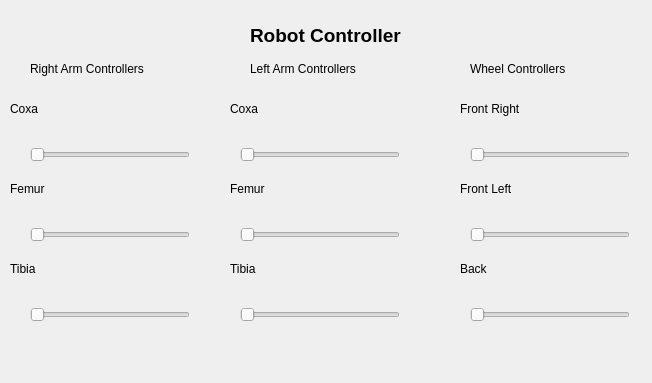
<?xml version="1.0" encoding="UTF-8"?>
<ui version="4.0">
 <class>Form</class>
 <widget class="QWidget" name="Form">
  <property name="geometry">
   <rect>
    <x>0</x>
    <y>0</y>
    <width>652</width>
    <height>383</height>
   </rect>
  </property>
  <property name="windowTitle">
   <string>Form</string>
  </property>
  <widget class="QSlider" name="horizontalSlider">
   <property name="geometry">
    <rect>
     <x>30</x>
     <y>140</y>
     <width>160</width>
     <height>29</height>
    </rect>
   </property>
   <property name="orientation">
    <enum>Qt::Horizontal</enum>
   </property>
  </widget>
  <widget class="QSlider" name="horizontalSlider_2">
   <property name="geometry">
    <rect>
     <x>30</x>
     <y>220</y>
     <width>160</width>
     <height>29</height>
    </rect>
   </property>
   <property name="orientation">
    <enum>Qt::Horizontal</enum>
   </property>
  </widget>
  <widget class="QSlider" name="horizontalSlider_3">
   <property name="geometry">
    <rect>
     <x>30</x>
     <y>300</y>
     <width>160</width>
     <height>29</height>
    </rect>
   </property>
   <property name="orientation">
    <enum>Qt::Horizontal</enum>
   </property>
  </widget>
  <widget class="QSlider" name="horizontalSlider_4">
   <property name="geometry">
    <rect>
     <x>240</x>
     <y>140</y>
     <width>160</width>
     <height>29</height>
    </rect>
   </property>
   <property name="orientation">
    <enum>Qt::Horizontal</enum>
   </property>
  </widget>
  <widget class="QSlider" name="horizontalSlider_5">
   <property name="geometry">
    <rect>
     <x>240</x>
     <y>220</y>
     <width>160</width>
     <height>29</height>
    </rect>
   </property>
   <property name="orientation">
    <enum>Qt::Horizontal</enum>
   </property>
  </widget>
  <widget class="QSlider" name="horizontalSlider_6">
   <property name="geometry">
    <rect>
     <x>240</x>
     <y>300</y>
     <width>160</width>
     <height>29</height>
    </rect>
   </property>
   <property name="orientation">
    <enum>Qt::Horizontal</enum>
   </property>
  </widget>
  <widget class="QSlider" name="horizontalSlider_7">
   <property name="geometry">
    <rect>
     <x>470</x>
     <y>140</y>
     <width>160</width>
     <height>29</height>
    </rect>
   </property>
   <property name="orientation">
    <enum>Qt::Horizontal</enum>
   </property>
  </widget>
  <widget class="QSlider" name="horizontalSlider_8">
   <property name="geometry">
    <rect>
     <x>470</x>
     <y>220</y>
     <width>160</width>
     <height>29</height>
    </rect>
   </property>
   <property name="orientation">
    <enum>Qt::Horizontal</enum>
   </property>
  </widget>
  <widget class="QSlider" name="horizontalSlider_9">
   <property name="geometry">
    <rect>
     <x>470</x>
     <y>300</y>
     <width>160</width>
     <height>29</height>
    </rect>
   </property>
   <property name="orientation">
    <enum>Qt::Horizontal</enum>
   </property>
  </widget>
  <widget class="QLabel" name="label">
   <property name="geometry">
    <rect>
     <x>250</x>
     <y>20</y>
     <width>171</width>
     <height>31</height>
    </rect>
   </property>
   <property name="font">
    <font>
     <pointsize>14</pointsize>
     <weight>75</weight>
     <italic>false</italic>
     <bold>true</bold>
     <underline>false</underline>
     <strikeout>false</strikeout>
    </font>
   </property>
   <property name="text">
    <string>Robot Controller</string>
   </property>
  </widget>
  <widget class="QLabel" name="label_2">
   <property name="geometry">
    <rect>
     <x>30</x>
     <y>60</y>
     <width>161</width>
     <height>17</height>
    </rect>
   </property>
   <property name="text">
    <string>Right Arm Controllers</string>
   </property>
  </widget>
  <widget class="QLabel" name="label_3">
   <property name="geometry">
    <rect>
     <x>250</x>
     <y>60</y>
     <width>161</width>
     <height>17</height>
    </rect>
   </property>
   <property name="text">
    <string>Left Arm Controllers</string>
   </property>
  </widget>
  <widget class="QLabel" name="label_4">
   <property name="geometry">
    <rect>
     <x>470</x>
     <y>60</y>
     <width>161</width>
     <height>17</height>
    </rect>
   </property>
   <property name="text">
    <string>Wheel Controllers</string>
   </property>
  </widget>
  <widget class="QLabel" name="label_5">
   <property name="geometry">
    <rect>
     <x>10</x>
     <y>100</y>
     <width>161</width>
     <height>17</height>
    </rect>
   </property>
   <property name="text">
    <string>Coxa</string>
   </property>
  </widget>
  <widget class="QLabel" name="label_6">
   <property name="geometry">
    <rect>
     <x>230</x>
     <y>100</y>
     <width>161</width>
     <height>17</height>
    </rect>
   </property>
   <property name="text">
    <string>Coxa</string>
   </property>
  </widget>
  <widget class="QLabel" name="label_7">
   <property name="geometry">
    <rect>
     <x>10</x>
     <y>180</y>
     <width>161</width>
     <height>17</height>
    </rect>
   </property>
   <property name="text">
    <string>Femur</string>
   </property>
  </widget>
  <widget class="QLabel" name="label_8">
   <property name="geometry">
    <rect>
     <x>230</x>
     <y>180</y>
     <width>161</width>
     <height>17</height>
    </rect>
   </property>
   <property name="text">
    <string>Femur</string>
   </property>
  </widget>
  <widget class="QLabel" name="label_9">
   <property name="geometry">
    <rect>
     <x>10</x>
     <y>260</y>
     <width>161</width>
     <height>17</height>
    </rect>
   </property>
   <property name="text">
    <string>Tibia</string>
   </property>
  </widget>
  <widget class="QLabel" name="label_10">
   <property name="geometry">
    <rect>
     <x>230</x>
     <y>260</y>
     <width>161</width>
     <height>17</height>
    </rect>
   </property>
   <property name="text">
    <string>Tibia</string>
   </property>
  </widget>
  <widget class="QLabel" name="label_11">
   <property name="geometry">
    <rect>
     <x>460</x>
     <y>100</y>
     <width>161</width>
     <height>17</height>
    </rect>
   </property>
   <property name="text">
    <string>Front Right</string>
   </property>
  </widget>
  <widget class="QLabel" name="label_12">
   <property name="geometry">
    <rect>
     <x>460</x>
     <y>180</y>
     <width>161</width>
     <height>17</height>
    </rect>
   </property>
   <property name="text">
    <string>Front Left</string>
   </property>
  </widget>
  <widget class="QLabel" name="label_13">
   <property name="geometry">
    <rect>
     <x>460</x>
     <y>260</y>
     <width>161</width>
     <height>17</height>
    </rect>
   </property>
   <property name="text">
    <string>Back</string>
   </property>
  </widget>
 </widget>
 <resources/>
 <connections>
  <connection>
   <sender>horizontalSlider</sender>
   <signal>valueChanged(int)</signal>
   <receiver>Form</receiver>
   <slot>rightCoxa()</slot>
   <hints>
    <hint type="sourcelabel">
     <x>147</x>
     <y>161</y>
    </hint>
    <hint type="destinationlabel">
     <x>167</x>
     <y>182</y>
    </hint>
   </hints>
  </connection>
  <connection>
   <sender>horizontalSlider_2</sender>
   <signal>valueChanged(int)</signal>
   <receiver>Form</receiver>
   <slot>rightFemur()</slot>
   <hints>
    <hint type="sourcelabel">
     <x>145</x>
     <y>244</y>
    </hint>
    <hint type="destinationlabel">
     <x>149</x>
     <y>261</y>
    </hint>
   </hints>
  </connection>
  <connection>
   <sender>horizontalSlider_3</sender>
   <signal>valueChanged(int)</signal>
   <receiver>Form</receiver>
   <slot>rightTibia()</slot>
   <hints>
    <hint type="sourcelabel">
     <x>158</x>
     <y>309</y>
    </hint>
    <hint type="destinationlabel">
     <x>166</x>
     <y>343</y>
    </hint>
   </hints>
  </connection>
  <connection>
   <sender>horizontalSlider_4</sender>
   <signal>valueChanged(int)</signal>
   <receiver>Form</receiver>
   <slot>leftCoxa()</slot>
   <hints>
    <hint type="sourcelabel">
     <x>356</x>
     <y>158</y>
    </hint>
    <hint type="destinationlabel">
     <x>377</x>
     <y>185</y>
    </hint>
   </hints>
  </connection>
  <connection>
   <sender>horizontalSlider_5</sender>
   <signal>valueChanged(int)</signal>
   <receiver>Form</receiver>
   <slot>leftFemur()</slot>
   <hints>
    <hint type="sourcelabel">
     <x>390</x>
     <y>239</y>
    </hint>
    <hint type="destinationlabel">
     <x>406</x>
     <y>263</y>
    </hint>
   </hints>
  </connection>
  <connection>
   <sender>horizontalSlider_6</sender>
   <signal>valueChanged(int)</signal>
   <receiver>Form</receiver>
   <slot>LeftTibia()</slot>
   <hints>
    <hint type="sourcelabel">
     <x>374</x>
     <y>317</y>
    </hint>
    <hint type="destinationlabel">
     <x>392</x>
     <y>345</y>
    </hint>
   </hints>
  </connection>
  <connection>
   <sender>horizontalSlider_7</sender>
   <signal>valueChanged(int)</signal>
   <receiver>Form</receiver>
   <slot>frontRight()</slot>
   <hints>
    <hint type="sourcelabel">
     <x>585</x>
     <y>158</y>
    </hint>
    <hint type="destinationlabel">
     <x>597</x>
     <y>179</y>
    </hint>
   </hints>
  </connection>
  <connection>
   <sender>horizontalSlider_8</sender>
   <signal>valueChanged(int)</signal>
   <receiver>Form</receiver>
   <slot>frontLeft()</slot>
   <hints>
    <hint type="sourcelabel">
     <x>599</x>
     <y>235</y>
    </hint>
    <hint type="destinationlabel">
     <x>615</x>
     <y>255</y>
    </hint>
   </hints>
  </connection>
  <connection>
   <sender>horizontalSlider_9</sender>
   <signal>valueChanged(int)</signal>
   <receiver>Form</receiver>
   <slot>backWheel()</slot>
   <hints>
    <hint type="sourcelabel">
     <x>583</x>
     <y>321</y>
    </hint>
    <hint type="destinationlabel">
     <x>596</x>
     <y>343</y>
    </hint>
   </hints>
  </connection>
 </connections>
 <slots>
  <slot>rightCoxa()</slot>
  <slot>leftCoxa()</slot>
  <slot>rightFemur()</slot>
  <slot>leftFemur()</slot>
  <slot>rightTibia()</slot>
  <slot>LeftTibia()</slot>
  <slot>frontLeft()</slot>
  <slot>frontRight()</slot>
  <slot>backWheel()</slot>
 </slots>
</ui>
